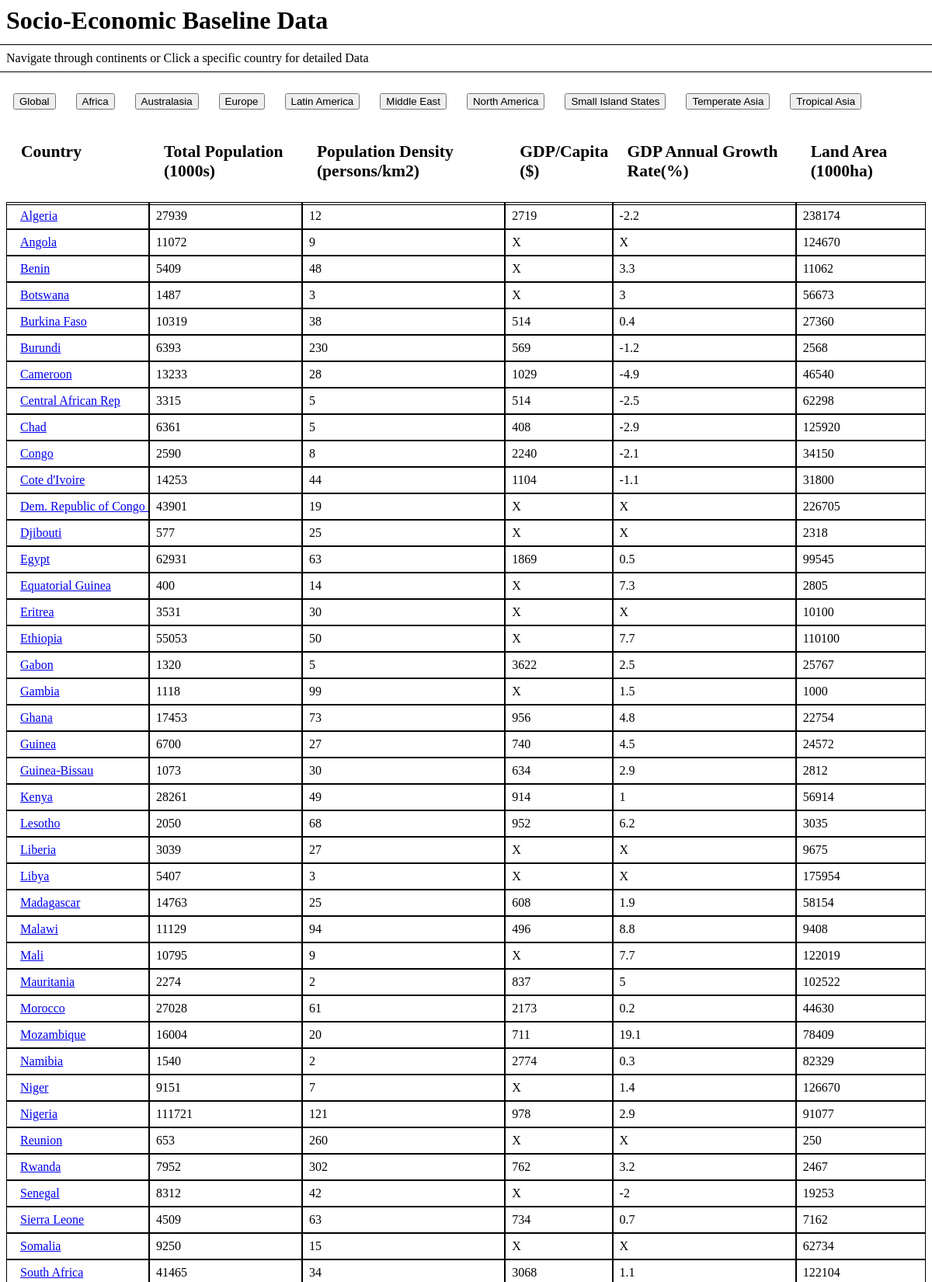
The app's page /Africa (upper part) with its own data.
### tables this page shows
CREATE TABLE Africa (Country TEXT, TotalPop TEXT, PopDens TEXT, GDP_Cap TEXT, GDP_Growth TEXT, LAND TEXT);

### socio_economic.py (the view)
@app.route('/Africa')
def africa():
  conn = sqlite3.connect('socio_economic_data.db')
  conn.row_factory = sqlite3.Row
  cur = conn.cursor()
  cur.execute("select * from Africa")
  rows = cur.fetchall()
  conn.close()
  return render_template('index.html', rows=rows)

### templates/index.html (shortened to what this page needs)
<html>
    <head>
    </head>
    <h1>Socio-Economic Baseline Data</h1>
    <p>Navigate through continents or Click a specific country for detailed Data</p>
    <h1>
    <a href="/" ><button>Global</button></a>
    <a href="/Africa" ><button>Africa</button></a>
    <a href="/Australasia" ><button>Australasia</button></a>
    <a href="/Europe" ><button>Europe</button></a>
    <a href="/LatinAmerica" ><button>Latin America</button></a>
    <a href="/MiddleEast" ><button>Middle East</button></a>
    <a href="/NorthAmerica" ><button>North America</button></a>
    <a href="/SmallIslandStates" ><button>Small Island States</button></a>
    <a href="/TemperateAsia" ><button>Temperate Asia</button></a>
    <a href="/TropicalAsia" ><button>Tropical Asia</button></a>
    </h1>
    <body>
        <div class="row">
            <div class="column">
                <h2>Country</h2>
                {% for row in rows %}
                <p><a href={{ url_for('show', Country= row['Country']) }}>{{row["Country"]}}</a></p>
                {% endfor %}
            </div>
            <div class="column">
                <h2>Total Population (1000s)</h2>
                {% for row in rows %}
                <p>{{ row["TotalPop"]}}</p>
                {% endfor %}
            </div>
            <div class="column">
                <h2>Population Density (persons/km2)</h2>
                {% for row in rows %}
                <p>{{ row["PopDens"]}}</p>
                {% endfor %}
            </div>
            <div class="column">
                <h2>GDP/Capita ($)</h2>
                {% for row in rows %}
                <p>{{ row["GDP_Cap"]}}</p>
                {% endfor %}
            </div>
            <div class="column">
                <h2>GDP Annual Growth Rate(%)</h2>
                {% for row in rows %}
                <p>{{ row["GDP_Growth"]}}</p>
                {% endfor %}
            </div>
            <div class="column">
                <h2>Land Area (1000ha)</h2>
                {% for row in rows %}
                <p>{{ row["LAND"]}}</p>
                {% endfor %}
            </div>
        </div>
    </body>
</html>

### templates/index.html (style rules this page uses)
.column { white-space : nowrap; overflow-x : hidden; vertical-align : top; border-radius : 0px; display : inline-block; padding: 9px; }
h2 { outline-color: black; outline-style: solid; outline-width: 0.1px; outline-offset: 10px; width: 100%; height: 5vw; text-wrap: wrap; padding: 10px; font-size: 1.8vw; margin: auto; }
p { outline-color: black; outline-style: solid; outline-width: 0.1px; outline-offset: 8px; }
.row { display: flex; }
a { white-space : nowrap; overflow-x : hidden; border-radius : 0px; display : left; padding: 9px; }

### records on screen
Africa: Country "Algeria", TotalPop "27939", PopDens "12", GDP_Cap "2719", GDP_Growth "-2.2", LAND "238174"
Africa: Country "Angola", TotalPop "11072", PopDens "9", GDP_Cap "X", GDP_Growth "X", LAND "124670"
Africa: Country "Benin", TotalPop "5409", PopDens "48", GDP_Cap "X", GDP_Growth "3.3", LAND "11062"
Africa: Country "Botswana", TotalPop "1487", PopDens "3", GDP_Cap "X", GDP_Growth "3", LAND "56673"
Africa: Country "Burkina Faso", TotalPop "10319", PopDens "38", GDP_Cap "514", GDP_Growth "0.4", LAND "27360"
Africa: Country "Burundi", TotalPop "6393", PopDens "230", GDP_Cap "569", GDP_Growth "-1.2", LAND "2568"
Africa: Country "Cameroon", TotalPop "13233", PopDens "28", GDP_Cap "1029", GDP_Growth "-4.9", LAND "46540"
Africa: Country "Central African Rep", TotalPop "3315", PopDens "5", GDP_Cap "514", GDP_Growth "-2.5", LAND "62298"
Africa: Country "Chad", TotalPop "6361", PopDens "5", GDP_Cap "408", GDP_Growth "-2.9", LAND "125920"
Africa: Country "Congo", TotalPop "2590", PopDens "8", GDP_Cap "2240", GDP_Growth "-2.1", LAND "34150"
Africa: Country "Cote d'Ivoire", TotalPop "14253", PopDens "44", GDP_Cap "1104", GDP_Growth "-1.1", LAND "31800"
Africa: Country "Dem. Republic of Congo…", TotalPop "43901", PopDens "19", GDP_Cap "X", GDP_Growth "X", LAND "226705"
Africa: Country "Djibouti", TotalPop "577", PopDens "25", GDP_Cap "X", GDP_Growth "X", LAND "2318"
Africa: Country "Egypt", TotalPop "62931", PopDens "63", GDP_Cap "1869", GDP_Growth "0.5", LAND "99545"
Africa: Country "Equatorial Guinea", TotalPop "400", PopDens "14", GDP_Cap "X", GDP_Growth "7.3", LAND "2805"
Africa: Country "Eritrea", TotalPop "3531", PopDens "30", GDP_Cap "X", GDP_Growth "X", LAND "10100"
Africa: Country "Ethiopia", TotalPop "55053", PopDens "50", GDP_Cap "X", GDP_Growth "7.7", LAND "110100"
Africa: Country "Gabon", TotalPop "1320", PopDens "5", GDP_Cap "3622", GDP_Growth "2.5", LAND "25767"
Africa: Country "Gambia", TotalPop "1118", PopDens "99", GDP_Cap "X", GDP_Growth "1.5", LAND "1000"
Africa: Country "Ghana", TotalPop "17453", PopDens "73", GDP_Cap "956", GDP_Growth "4.8", LAND "22754"
Africa: Country "Guinea", TotalPop "6700", PopDens "27", GDP_Cap "740", GDP_Growth "4.5", LAND "24572"
Africa: Country "Guinea-Bissau", TotalPop "1073", PopDens "30", GDP_Cap "634", GDP_Growth "2.9", LAND "2812"
Africa: Country "Kenya", TotalPop "28261", PopDens "49", GDP_Cap "914", GDP_Growth "1", LAND "56914"
Africa: Country "Lesotho", TotalPop "2050", PopDens "68", GDP_Cap "952", GDP_Growth "6.2", LAND "3035"
Africa: Country "Liberia", TotalPop "3039", PopDens "27", GDP_Cap "X", GDP_Growth "X", LAND "9675"
Africa: Country "Libya", TotalPop "5407", PopDens "3", GDP_Cap "X", GDP_Growth "X", LAND "175954"
Africa: Country "Madagascar", TotalPop "14763", PopDens "25", GDP_Cap "608", GDP_Growth "1.9", LAND "58154"
Africa: Country "Malawi", TotalPop "11129", PopDens "94", GDP_Cap "496", GDP_Growth "8.8", LAND "9408"
Africa: Country "Mali", TotalPop "10795", PopDens "9", GDP_Cap "X", GDP_Growth "7.7", LAND "122019"
Africa: Country "Mauritania", TotalPop "2274", PopDens "2", GDP_Cap "837", GDP_Growth "5", LAND "102522"
Africa: Country "Morocco", TotalPop "27028", PopDens "61", GDP_Cap "2173", GDP_Growth "0.2", LAND "44630"
Africa: Country "Mozambique", TotalPop "16004", PopDens "20", GDP_Cap "711", GDP_Growth "19.1", LAND "78409"
Africa: Country "Namibia", TotalPop "1540", PopDens "2", GDP_Cap "2774", GDP_Growth "0.3", LAND "82329"
Africa: Country "Niger", TotalPop "9151", PopDens "7", GDP_Cap "X", GDP_Growth "1.4", LAND "126670"
Africa: Country "Nigeria", TotalPop "111721", PopDens "121", GDP_Cap "978", GDP_Growth "2.9", LAND "91077"
Africa: Country "Reunion", TotalPop "653", PopDens "260", GDP_Cap "X", GDP_Growth "X", LAND "250"
Africa: Country "Rwanda", TotalPop "7952", PopDens "302", GDP_Cap "762", GDP_Growth "3.2", LAND "2467"
Africa: Country "Senegal", TotalPop "8312", PopDens "42", GDP_Cap "X", GDP_Growth "-2", LAND "19253"
Africa: Country "Sierra Leone", TotalPop "4509", PopDens "63", GDP_Cap "734", GDP_Growth "0.7", LAND "7162"
Africa: Country "Somalia", TotalPop "9250", PopDens "15", GDP_Cap "X", GDP_Growth "X", LAND "62734"
Africa: Country "South Africa", TotalPop "41465", PopDens "34", GDP_Cap "3068", GDP_Growth "1.1", LAND "122104"
